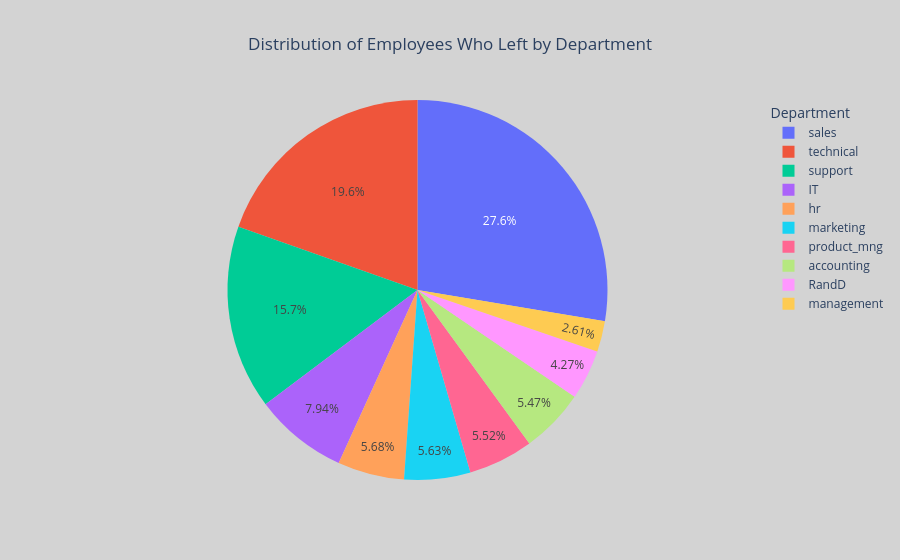

Notebook code cell kept with this figure:
### Markdown cell above
Now, examine variables that you're interested in, and create plots to visualize relationships between variables in the data.

### Code cell
# Create a pie chart using Plotly Express
fig = px.pie(df1[df1['left'] == 1], names='department', title='Distribution of Employees Who Left by Department')

# Customize layout
fig.update_layout(
    showlegend=True,  # Display legend
    legend_title_text='Department',  # Legend title
    plot_bgcolor='white',  # Background color
    paper_bgcolor='lightgray',# Paper color
    title=dict(text='Distribution of Employees Who Left by Department', x=0.5)  # Centered title
)
# Show the figure
fig.show()

### Figure 1 — Plotly figure (JSON) as saved in the notebook; plotly's stock layout.template omitted (floating-point values rounded to 4 significant figures; data arrays with more than 128 entries replaced by an {"elided": "..."} marker saying what was removed)
{"data": [{"domain": {"x": [0, 1], "y": [0, 1]}, "hovertemplate": "department=%{label}<extra></extra>", "labels": {"elided": "1991 str values"}, "legendgroup": "", "name": "", "showlegend": true, "type": "pie"}], "layout": {"legend": {"title": {"text": "Department"}, "tracegroupgap": 0}, "paper_bgcolor": "lightgray", "plot_bgcolor": "white", "showlegend": true, "title": {"text": "Distribution of Employees Who Left by Department", "x": 0.5}}}
